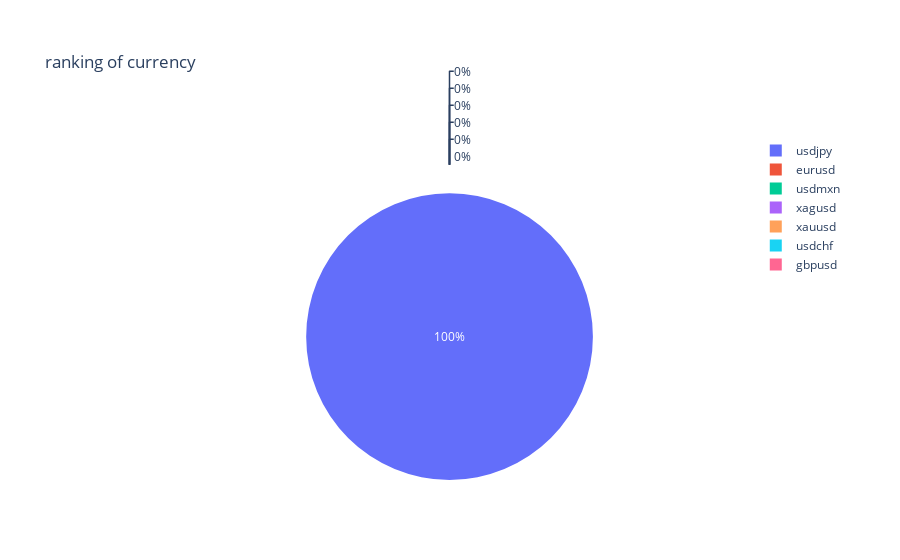

Source (notebook cell):
### Code cell
#parte 5
#Gráfica 1: Ranking
#tomamos el dataframe 
grafica1=estadistica_operaciones['df_2_ranking']
#las unicas operaciones que tuve en ganadas fueron en usdjpy por lo que la grafica quedara muy mal
#etiquetas 
labels = grafica1.index
#valores para pie chart 
valores=grafica1.reset_index()['rank'].values
values = valores

# pull is given as a fraction of the pie radius
fig = go.Figure(data=[go.Pie(labels=labels, values=values, pull=[.2, 0, 0, 0,0,0,0])])
fig.update_layout(title_text="ranking of currency")
fig.show()

### Figure 1 — Plotly figure (JSON) as saved in the notebook; plotly's stock layout.template omitted (floating-point values rounded to 4 significant figures)
{"data": [{"labels": ["usdjpy", "eurusd", "usdmxn", "xagusd", "xauusd", "usdchf", "gbpusd"], "pull": [0.2, 0, 0, 0, 0, 0, 0], "type": "pie", "values": [50, 0, 0, 0, 0, 0, 0]}], "layout": {"title": {"text": "ranking of currency"}}}
